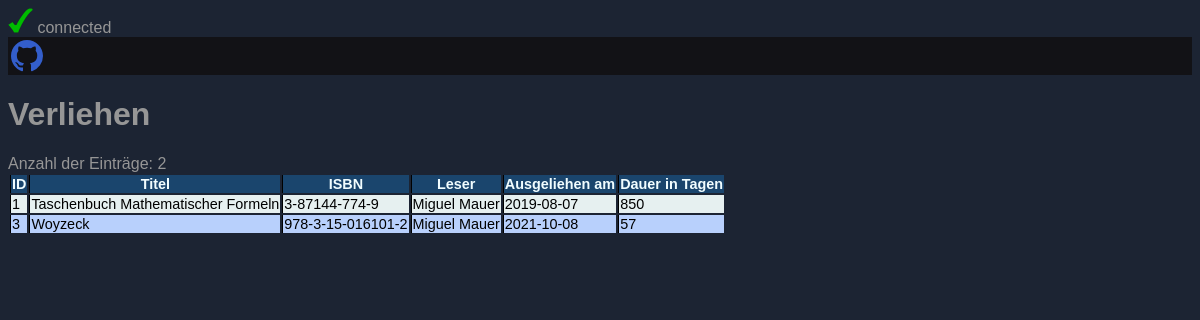
The app's page /biblio/verliehen.php with its own data.
### tables this page shows
CREATE TABLE IF NOT EXISTS `buchleser` (
  `IDBUCH` int(16) unsigned NOT NULL,
  `IDLESER` int(16) unsigned NOT NULL,
  `von` date NOT NULL,
  `bis` date DEFAULT NULL
);

CREATE TABLE IF NOT EXISTS `buch` (
  `ID` int(16) unsigned NOT NULL AUTO_INCREMENT,
  `titel` text,
  `VNR` int(16) unsigned DEFAULT NULL,
  `jahr` int(4) DEFAULT NULL,
  `ort` char(30) DEFAULT NULL,
  `isbn` char(17) DEFAULT NULL,
  PRIMARY KEY (`ID`)
);

### biblio/functions.php (the view, shortened to what this page needs)
<?php
function create_header($path) {
	echo "<header role=\"banner\">
	<div >
	<table class=\"links\" border=\"0\"><tbody>
	<tr>
	<th><a href=\"https://github.com/MMaue/Bibliothekssystem\" aria-label=\"Source Code\">
	<svg height=\"32\" aria-hidden=\"true\" viewBox=\"0 0 16 16\" version=\"1.1\" width=\"32\" data-view-component=\"true\" class=\"octicon octicon-mark-github v-align-middle\">
	<path style=\"fill:#335ECB;\" fill-rule=\"evenodd\" d=\"M8 0C3.58 0 0 3.58 0 8c0 3.54 2.29 6.53 5.47 7.59.4.07.55-.17.55-.38 0-.19-.01-.82-.01-1.49-2.01.37-2.53-.49-2.69-.94-.09-.23-.48-.94-.82-1.13-.28-.15-.68-.52-.01-.53.63-.01 1.08.58 1.23.82.72 1.21 1.87.87 2.33.66.07-.52.28-.87.51-1.07-1.78-.2-3.64-.89-3.64-3.95 0-.87.31-1.59.82-2.15-.08-.2-.36-1.02.08-2.12 0 0 .67-.21 2.2.82.64-.18 1.32-.27 2-.27.68 0 1.36.09 2 .27 1.53-1.04 2.2-.82 2.2-.82.44 1.1.16 1.92.08 2.12.51.56.82 1.27.82 2.15 0 3.07-1.87 3.75-3.65 3.95.29.25.54.73.54 1.48 0 1.07-.01 1.93-.01 2.2 0 .21.15.46.55.38A8.013 8.013 0 0016 8c0-4.42-3.58-8-8-8z\"></path>
	</svg>
	</a></th>";
    echo "</tr>
	</tbody></table>
	</div>
	</header>";
}
function create_table($result) {
	if($result->num_rows > 0){
		$n = 0;
		while($row = $result->fetch_assoc()) {
			if ($n == 0){
				echo "<tr>".PHP_EOL;
				foreach (array_keys($row) as $key){
					echo "<th>".$key."</th>".PHP_EOL;
				}
				echo "</tr>".PHP_EOL;
			}
			if ($n % 2 == 0) {
				echo "<tr class=\"even\">".PHP_EOL;
				foreach ($row as $field) {
					echo "<td>".$field."</td>".PHP_EOL;
				}
				echo "</tr>".PHP_EOL;
			}
			else {
				echo "<tr class=\"odd\">".PHP_EOL;
				foreach ($row as $field) {
					echo "<td>".$field."</td>".PHP_EOL;
				}
				echo "</tr>".PHP_EOL;
			}
			$n += 1;
		}
	}
	elseif ($result->num_rows == 0) {
		echo "Tabelle enthält 0 Reihen.";
	}
	else {
		echo "Fehler beim erstellen einer Tabelle -->".$con->error;
	}
}
?>

### biblio/connection.php (shortened to what this page needs)
<?php
$dbhost = "localhost";
$dbuser = "root";
$dbpass = "";
$dbname = "bibliothekssystem";
$con = new mysqli($dbhost,$dbuser,$dbpass,$dbname);
if($con->connect_error){
	echo "<img src=\"red_x_wiki.svg\" alt=\"NOT Connected\"  width=\"25px\" height=\"25px\"/> NOT connected";
}
else {
	echo "<img src=\"green_tick_wiki.svg\" alt=\"Connected\"  width=\"25px\" height=\"25px\"/> connected";
}
?>

### biblio/verliehen.php (shortened to what this page needs)
<?php
	include("connection.php");
	include("functions.php");
?>
<!DOCTYPE html>
<html lang="de">
	<link href='style.css' rel='stylesheet' type='text/css'>
<head>
</head>
<body>
<?php create_header('./'); ?>
<h1>Verliehen</h1>
<table class="farbig"><tbody>
<?php
$sql = "SELECT buch.ID, buch.titel AS Titel, buch.isbn AS ISBN, CONCAT(leser.vorname, ' ', leser.name) AS Leser, buchleser.von AS 'Ausgeliehen am', ABS(DATEDIFF(CURRENT_DATE(), buchleser.von)) AS 'Dauer in Tagen'
		FROM buch, buchleser, leser
		WHERE buch.ID = buchleser.IDBUCH
		AND leser.ID = buchleser.IDLESER
		AND buchleser.bis IS NULL
		ORDER BY buch.ID ASC";
	$result = $con->query($sql);
	create_table($result);
?>
</tbody></table>
</body>
</html>

### biblio/style.css (style rules this page uses)
body { background-color: rgb(28, 36, 51); color: rgb(150, 150, 150); font-size: 100%; font-family: Verdana, Arial, sans-serif; }
header { background-color: rgb(18, 18, 22); }
table.farbig { table-layout: auto; font-size: 0.9em; color: rgb(0, 0, 0); }
table.farbig th { border-left: 1px solid rgb(0, 0, 0); color: rgb(241, 253, 255); background-color: rgb(26, 69, 109); }
table.farbig td { border-left: 1px solid rgb(0, 0, 0); }
table.farbig tr.even { background-color: rgb(230, 240, 240); }
table.farbig tr.odd { background-color: rgb(184, 208, 252); }

### records on screen
buchleser: key "ID", key "Titel", key "ISBN", key "Leser", key "Ausgeliehen am", key "Dauer in Tagen", IDBUCH.ID "1", IDBUCH.titel "Taschenbuch Mathematischer Formeln", IDBUCH.isbn "3-87144-774-9", field "Miguel Mauer", von "2019-08-07", field "850"
buchleser: IDBUCH.ID "3", IDBUCH.titel "Woyzeck", IDBUCH.isbn "978-3-15-016101-2", field "Miguel Mauer", von "2021-10-08", field "57"
